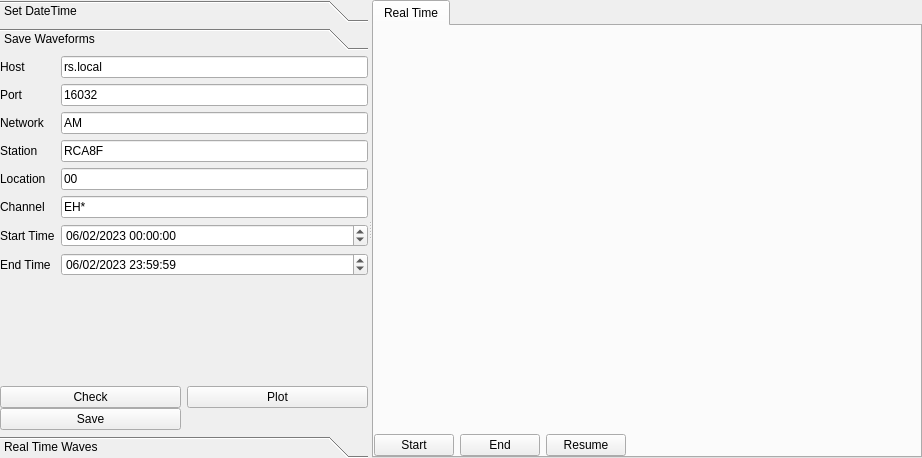
<?xml version="1.0" encoding="UTF-8"?>
<ui version="4.0">
 <class>raspshake</class>
 <widget class="QWidget" name="raspshake">
  <property name="geometry">
   <rect>
    <x>0</x>
    <y>0</y>
    <width>922</width>
    <height>458</height>
   </rect>
  </property>
  <property name="windowTitle">
   <string>Form</string>
  </property>
  <layout class="QVBoxLayout" name="verticalLayout">
   <property name="leftMargin">
    <number>0</number>
   </property>
   <property name="topMargin">
    <number>0</number>
   </property>
   <property name="rightMargin">
    <number>0</number>
   </property>
   <property name="bottomMargin">
    <number>0</number>
   </property>
   <item>
    <widget class="QSplitter" name="splitter">
     <property name="orientation">
      <enum>Qt::Horizontal</enum>
     </property>
     <widget class="QToolBox" name="toolBox">
      <property name="currentIndex">
       <number>1</number>
      </property>
      <widget class="QWidget" name="page">
       <property name="geometry">
        <rect>
         <x>0</x>
         <y>0</y>
         <width>485</width>
         <height>356</height>
        </rect>
       </property>
       <attribute name="label">
        <string>Set DateTime</string>
       </attribute>
       <layout class="QVBoxLayout" name="verticalLayout_2">
        <item>
         <layout class="QFormLayout" name="formLayout">
          <property name="sizeConstraint">
           <enum>QLayout::SetMinimumSize</enum>
          </property>
          <item row="0" column="0">
           <widget class="QLabel" name="label">
            <property name="text">
             <string>Host</string>
            </property>
           </widget>
          </item>
          <item row="0" column="1">
           <widget class="QLineEdit" name="txt_host">
            <property name="text">
             <string>rs.local</string>
            </property>
           </widget>
          </item>
          <item row="1" column="0">
           <widget class="QLabel" name="label_2">
            <property name="text">
             <string>Username</string>
            </property>
           </widget>
          </item>
          <item row="1" column="1">
           <widget class="QLineEdit" name="txt_user">
            <property name="text">
             <string>myshake</string>
            </property>
           </widget>
          </item>
          <item row="2" column="0">
           <widget class="QLabel" name="label_3">
            <property name="text">
             <string>Password</string>
            </property>
           </widget>
          </item>
          <item row="2" column="1">
           <widget class="QLineEdit" name="txt_pass">
            <property name="text">
             <string>geofisikaitera</string>
            </property>
           </widget>
          </item>
         </layout>
        </item>
        <item>
         <widget class="QPushButton" name="btn_set_datetime">
          <property name="text">
           <string>Set DateTime</string>
          </property>
         </widget>
        </item>
       </layout>
      </widget>
      <widget class="QWidget" name="page_2">
       <property name="geometry">
        <rect>
         <x>0</x>
         <y>0</y>
         <width>485</width>
         <height>356</height>
        </rect>
       </property>
       <attribute name="label">
        <string>Save Waveforms</string>
       </attribute>
       <layout class="QVBoxLayout" name="verticalLayout_3">
        <property name="leftMargin">
         <number>0</number>
        </property>
        <property name="topMargin">
         <number>0</number>
        </property>
        <property name="rightMargin">
         <number>0</number>
        </property>
        <property name="bottomMargin">
         <number>0</number>
        </property>
        <item>
         <layout class="QFormLayout" name="formLayout_2">
          <property name="sizeConstraint">
           <enum>QLayout::SetMinimumSize</enum>
          </property>
          <item row="0" column="0">
           <widget class="QLabel" name="label_4">
            <property name="text">
             <string>Host</string>
            </property>
           </widget>
          </item>
          <item row="0" column="1">
           <widget class="QLineEdit" name="txt_wave_host">
            <property name="text">
             <string>rs.local</string>
            </property>
           </widget>
          </item>
          <item row="1" column="0">
           <widget class="QLabel" name="label_5">
            <property name="text">
             <string>Port</string>
            </property>
           </widget>
          </item>
          <item row="1" column="1">
           <widget class="QLineEdit" name="txt_wave_port">
            <property name="text">
             <string>16032</string>
            </property>
           </widget>
          </item>
          <item row="2" column="0">
           <widget class="QLabel" name="label_6">
            <property name="text">
             <string>Network</string>
            </property>
           </widget>
          </item>
          <item row="2" column="1">
           <widget class="QLineEdit" name="txt_wave_net">
            <property name="text">
             <string>AM</string>
            </property>
           </widget>
          </item>
          <item row="3" column="0">
           <widget class="QLabel" name="label_7">
            <property name="text">
             <string>Station</string>
            </property>
           </widget>
          </item>
          <item row="3" column="1">
           <widget class="QLineEdit" name="txt_wave_stat">
            <property name="text">
             <string>RCA8F</string>
            </property>
           </widget>
          </item>
          <item row="4" column="0">
           <widget class="QLabel" name="label_9">
            <property name="text">
             <string>Location</string>
            </property>
           </widget>
          </item>
          <item row="4" column="1">
           <widget class="QLineEdit" name="txt_wave_loc">
            <property name="text">
             <string>00</string>
            </property>
           </widget>
          </item>
          <item row="5" column="0">
           <widget class="QLabel" name="label_8">
            <property name="text">
             <string>Channel</string>
            </property>
           </widget>
          </item>
          <item row="5" column="1">
           <widget class="QLineEdit" name="txt_wave_chan">
            <property name="text">
             <string>EH*</string>
            </property>
           </widget>
          </item>
          <item row="6" column="0">
           <widget class="QLabel" name="label_10">
            <property name="text">
             <string>Start Time</string>
            </property>
           </widget>
          </item>
          <item row="6" column="1">
           <widget class="QDateTimeEdit" name="datetime_start">
            <property name="sizePolicy">
             <sizepolicy hsizetype="Minimum" vsizetype="Fixed">
              <horstretch>0</horstretch>
              <verstretch>0</verstretch>
             </sizepolicy>
            </property>
            <property name="dateTime">
             <datetime>
              <hour>0</hour>
              <minute>0</minute>
              <second>0</second>
              <year>2023</year>
              <month>2</month>
              <day>6</day>
             </datetime>
            </property>
            <property name="displayFormat">
             <string>dd/MM/yyyy HH:mm:ss</string>
            </property>
           </widget>
          </item>
          <item row="7" column="0">
           <widget class="QLabel" name="label_11">
            <property name="text">
             <string>End Time</string>
            </property>
           </widget>
          </item>
          <item row="7" column="1">
           <widget class="QDateTimeEdit" name="datetime_end">
            <property name="sizePolicy">
             <sizepolicy hsizetype="Minimum" vsizetype="Fixed">
              <horstretch>0</horstretch>
              <verstretch>0</verstretch>
             </sizepolicy>
            </property>
            <property name="dateTime">
             <datetime>
              <hour>23</hour>
              <minute>59</minute>
              <second>59</second>
              <year>2023</year>
              <month>2</month>
              <day>6</day>
             </datetime>
            </property>
            <property name="displayFormat">
             <string>dd/MM/yyyy HH:mm:ss</string>
            </property>
           </widget>
          </item>
         </layout>
        </item>
        <item>
         <layout class="QGridLayout" name="gridLayout">
          <property name="sizeConstraint">
           <enum>QLayout::SetMinimumSize</enum>
          </property>
          <property name="horizontalSpacing">
           <number>-1</number>
          </property>
          <property name="verticalSpacing">
           <number>0</number>
          </property>
          <item row="0" column="0">
           <widget class="QPushButton" name="btn_wave_check">
            <property name="text">
             <string>Check</string>
            </property>
           </widget>
          </item>
          <item row="0" column="1">
           <widget class="QPushButton" name="btn_wave_plot">
            <property name="text">
             <string>Plot</string>
            </property>
           </widget>
          </item>
          <item row="1" column="0">
           <widget class="QPushButton" name="btn_wave_save">
            <property name="text">
             <string>Save</string>
            </property>
           </widget>
          </item>
         </layout>
        </item>
       </layout>
      </widget>
      <widget class="QWidget" name="page_3">
       <attribute name="label">
        <string>Real Time Waves</string>
       </attribute>
       <layout class="QFormLayout" name="formLayout_3">
        <item row="0" column="0">
         <widget class="QLabel" name="label_12">
          <property name="text">
           <string>Host</string>
          </property>
         </widget>
        </item>
        <item row="0" column="1">
         <widget class="QLineEdit" name="txt_real_host">
          <property name="text">
           <string>rs.local</string>
          </property>
         </widget>
        </item>
        <item row="1" column="0">
         <widget class="QLabel" name="label_13">
          <property name="text">
           <string>Port</string>
          </property>
         </widget>
        </item>
        <item row="1" column="1">
         <widget class="QLineEdit" name="txt_real_port">
          <property name="text">
           <string>16032</string>
          </property>
         </widget>
        </item>
        <item row="2" column="0">
         <widget class="QLabel" name="label_14">
          <property name="text">
           <string>Network</string>
          </property>
         </widget>
        </item>
        <item row="2" column="1">
         <widget class="QLineEdit" name="txt_real_net">
          <property name="text">
           <string>AM</string>
          </property>
         </widget>
        </item>
        <item row="3" column="0">
         <widget class="QLabel" name="label_15">
          <property name="text">
           <string>Station</string>
          </property>
         </widget>
        </item>
        <item row="3" column="1">
         <widget class="QLineEdit" name="txt_real_stat">
          <property name="text">
           <string>RCA8F</string>
          </property>
         </widget>
        </item>
        <item row="4" column="0">
         <widget class="QLabel" name="label_16">
          <property name="text">
           <string>Location</string>
          </property>
         </widget>
        </item>
        <item row="4" column="1">
         <widget class="QLineEdit" name="txt_real_loc">
          <property name="text">
           <string>00</string>
          </property>
         </widget>
        </item>
        <item row="5" column="0">
         <widget class="QLabel" name="label_17">
          <property name="text">
           <string>Channel</string>
          </property>
         </widget>
        </item>
        <item row="5" column="1">
         <widget class="QLineEdit" name="txt_real_chan">
          <property name="text">
           <string>EH*</string>
          </property>
         </widget>
        </item>
        <item row="6" column="0">
         <widget class="QLabel" name="label_19">
          <property name="text">
           <string>Update Time (s)</string>
          </property>
         </widget>
        </item>
        <item row="6" column="1">
         <widget class="QLineEdit" name="txt_real_up_time">
          <property name="text">
           <string>1</string>
          </property>
         </widget>
        </item>
        <item row="7" column="0">
         <widget class="QLabel" name="label_18">
          <property name="text">
           <string>Stream Time Length (s)</string>
          </property>
         </widget>
        </item>
        <item row="7" column="1">
         <widget class="QLineEdit" name="txt_real_st_time">
          <property name="text">
           <string>20</string>
          </property>
         </widget>
        </item>
       </layout>
      </widget>
     </widget>
     <widget class="QTabWidget" name="tabWidget">
      <property name="currentIndex">
       <number>0</number>
      </property>
      <widget class="QWidget" name="tab">
       <attribute name="title">
        <string>Real Time</string>
       </attribute>
       <layout class="QVBoxLayout" name="verticalLayout_4">
        <property name="leftMargin">
         <number>0</number>
        </property>
        <property name="topMargin">
         <number>0</number>
        </property>
        <property name="rightMargin">
         <number>0</number>
        </property>
        <property name="bottomMargin">
         <number>0</number>
        </property>
        <item>
         <widget class="MplCanvasBaseWithToolbar" name="wave_live" native="true">
          <property name="sizePolicy">
           <sizepolicy hsizetype="Expanding" vsizetype="Expanding">
            <horstretch>0</horstretch>
            <verstretch>0</verstretch>
           </sizepolicy>
          </property>
         </widget>
        </item>
        <item>
         <layout class="QHBoxLayout" name="horizontalLayout">
          <item>
           <widget class="QPushButton" name="btn_wave_start">
            <property name="text">
             <string>Start</string>
            </property>
           </widget>
          </item>
          <item>
           <widget class="QPushButton" name="btn_wave_stop">
            <property name="text">
             <string>End</string>
            </property>
           </widget>
          </item>
          <item>
           <widget class="QPushButton" name="btn_wave_resume">
            <property name="text">
             <string>Resume</string>
            </property>
           </widget>
          </item>
          <item>
           <spacer name="horizontalSpacer">
            <property name="orientation">
             <enum>Qt::Horizontal</enum>
            </property>
            <property name="sizeHint" stdset="0">
             <size>
              <width>40</width>
              <height>20</height>
             </size>
            </property>
           </spacer>
          </item>
         </layout>
        </item>
       </layout>
      </widget>
     </widget>
    </widget>
   </item>
  </layout>
 </widget>
 <customwidgets>
  <customwidget>
   <class>MplCanvasBaseWithToolbar</class>
   <extends>QWidget</extends>
   <header>widgets.mplcanvas</header>
   <container>1</container>
  </customwidget>
 </customwidgets>
 <resources/>
 <connections>
  <connection>
   <sender>btn_set_datetime</sender>
   <signal>clicked()</signal>
   <receiver>raspshake</receiver>
   <slot>_on_btn_set_datetime_clicked()</slot>
   <hints>
    <hint type="sourcelabel">
     <x>251</x>
     <y>403</y>
    </hint>
    <hint type="destinationlabel">
     <x>460</x>
     <y>228</y>
    </hint>
   </hints>
  </connection>
  <connection>
   <sender>btn_wave_check</sender>
   <signal>clicked()</signal>
   <receiver>raspshake</receiver>
   <slot>_on_btn_wave_check_clicked()</slot>
   <hints>
    <hint type="sourcelabel">
     <x>125</x>
     <y>361</y>
    </hint>
    <hint type="destinationlabel">
     <x>460</x>
     <y>228</y>
    </hint>
   </hints>
  </connection>
  <connection>
   <sender>btn_wave_plot</sender>
   <signal>clicked()</signal>
   <receiver>raspshake</receiver>
   <slot>_on_btn_wave_plot_clicked()</slot>
   <hints>
    <hint type="sourcelabel">
     <x>377</x>
     <y>361</y>
    </hint>
    <hint type="destinationlabel">
     <x>460</x>
     <y>228</y>
    </hint>
   </hints>
  </connection>
  <connection>
   <sender>btn_wave_save</sender>
   <signal>clicked()</signal>
   <receiver>raspshake</receiver>
   <slot>_on_btn_wave_save_clicked()</slot>
   <hints>
    <hint type="sourcelabel">
     <x>125</x>
     <y>413</y>
    </hint>
    <hint type="destinationlabel">
     <x>460</x>
     <y>228</y>
    </hint>
   </hints>
  </connection>
  <connection>
   <sender>btn_wave_start</sender>
   <signal>clicked()</signal>
   <receiver>raspshake</receiver>
   <slot>_on_btn_wave_start_clicked()</slot>
   <hints>
    <hint type="sourcelabel">
     <x>531</x>
     <y>438</y>
    </hint>
    <hint type="destinationlabel">
     <x>460</x>
     <y>228</y>
    </hint>
   </hints>
  </connection>
 </connections>
 <slots>
  <slot>_on_btn_set_datetime_clicked()</slot>
  <slot>_on_btn_wave_check_clicked()</slot>
  <slot>_on_btn_wave_plot_clicked()</slot>
  <slot>_on_btn_wave_save_clicked()</slot>
  <slot>_on_btn_wave_start_clicked()</slot>
 </slots>
</ui>
